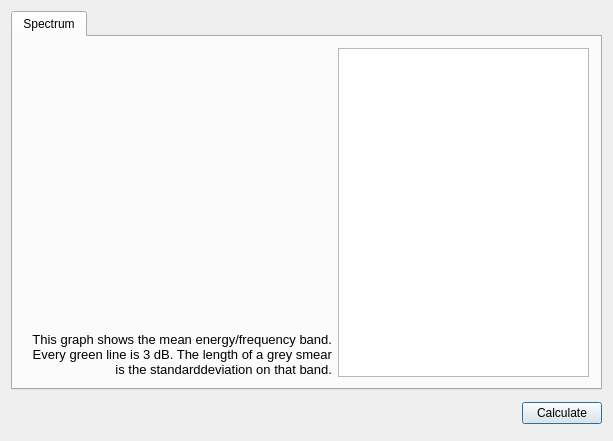
<?xml version="1.0" encoding="UTF-8"?>
<ui version="4.0">
 <class>Statistics</class>
 <widget class="QDialog" name="Statistics">
  <property name="geometry">
   <rect>
    <x>0</x>
    <y>0</y>
    <width>613</width>
    <height>441</height>
   </rect>
  </property>
  <property name="windowTitle">
   <string>BpmDj Statistics</string>
  </property>
  <layout class="QGridLayout">
   <item row="1" column="0">
    <widget class="QLabel" name="bodysize">
     <property name="text">
      <string/>
     </property>
     <property name="wordWrap">
      <bool>false</bool>
     </property>
    </widget>
   </item>
   <item row="1" column="1" rowspan="2">
    <widget class="QPushButton" name="calculate">
     <property name="sizePolicy">
      <sizepolicy hsizetype="Maximum" vsizetype="Fixed">
       <horstretch>0</horstretch>
       <verstretch>0</verstretch>
      </sizepolicy>
     </property>
     <property name="text">
      <string>Calculate</string>
     </property>
    </widget>
   </item>
   <item row="2" column="0">
    <widget class="QLabel" name="status">
     <property name="text">
      <string/>
     </property>
     <property name="wordWrap">
      <bool>false</bool>
     </property>
    </widget>
   </item>
   <item row="0" column="0" colspan="2">
    <widget class="QTabWidget" name="tabWidget2">
     <property name="currentIndex">
      <number>0</number>
     </property>
     <widget class="QWidget" name="tab">
      <attribute name="title">
       <string>Spectrum</string>
      </attribute>
      <layout class="QGridLayout">
       <item row="0" column="0">
        <widget class="QLabel" name="spectrum">
         <property name="sizePolicy">
          <sizepolicy hsizetype="Expanding" vsizetype="Expanding">
           <horstretch>0</horstretch>
           <verstretch>0</verstretch>
          </sizepolicy>
         </property>
         <property name="scaledContents">
          <bool>true</bool>
         </property>
         <property name="wordWrap">
          <bool>false</bool>
         </property>
        </widget>
       </item>
       <item row="0" column="1" rowspan="2">
        <widget class="QTextBrowser" name="spectrum_data">
         <property name="sizePolicy">
          <sizepolicy hsizetype="Maximum" vsizetype="Expanding">
           <horstretch>0</horstretch>
           <verstretch>0</verstretch>
          </sizepolicy>
         </property>
        </widget>
       </item>
       <item row="1" column="0">
        <widget class="QLabel" name="textLabel5">
         <property name="sizePolicy">
          <sizepolicy hsizetype="Expanding" vsizetype="Minimum">
           <horstretch>0</horstretch>
           <verstretch>0</verstretch>
          </sizepolicy>
         </property>
         <property name="font">
          <font>
           <pointsize>10</pointsize>
          </font>
         </property>
         <property name="text">
          <string>This graph shows the mean energy/frequency band. Every green line is 3 dB. The length of a grey smear is the standarddeviation on that band.</string>
         </property>
         <property name="alignment">
          <set>Qt::AlignRight|Qt::AlignTrailing|Qt::AlignVCenter</set>
         </property>
         <property name="wordWrap">
          <bool>true</bool>
         </property>
        </widget>
       </item>
      </layout>
     </widget>
    </widget>
   </item>
  </layout>
 </widget>
 <layoutdefault spacing="6" margin="11"/>
 <pixmapfunction>qPixmapFromMimeSource</pixmapfunction>
 <resources/>
 <connections/>
</ui>
